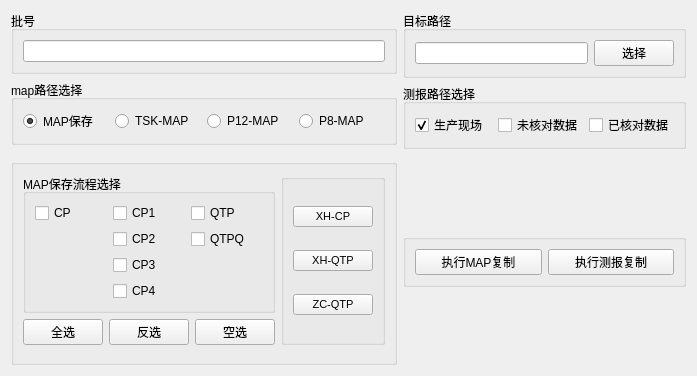
<?xml version="1.0" encoding="UTF-8"?>
<ui version="4.0">
 <class>Widget</class>
 <widget class="QWidget" name="Widget">
  <property name="geometry">
   <rect>
    <x>0</x>
    <y>0</y>
    <width>697</width>
    <height>376</height>
   </rect>
  </property>
  <property name="windowTitle">
   <string>Widget</string>
  </property>
  <layout class="QGridLayout" name="gridLayout_6">
   <item row="0" column="1">
    <layout class="QVBoxLayout" name="verticalLayout_3">
     <item>
      <widget class="QGroupBox" name="groupBox_3">
       <property name="title">
        <string>目标路径</string>
       </property>
       <layout class="QGridLayout" name="gridLayout_7">
        <item row="0" column="0">
         <widget class="QLineEdit" name="editOutPutPath"/>
        </item>
        <item row="0" column="1">
         <widget class="QPushButton" name="pbtnSelectPath">
          <property name="text">
           <string>选择</string>
          </property>
         </widget>
        </item>
       </layout>
      </widget>
     </item>
     <item>
      <widget class="QGroupBox" name="groupBox_8">
       <property name="title">
        <string>测报路径选择</string>
       </property>
       <layout class="QGridLayout" name="gridLayout_3">
        <item row="0" column="0">
         <widget class="QCheckBox" name="chkOperPath">
          <property name="text">
           <string>生产现场</string>
          </property>
          <property name="checked">
           <bool>true</bool>
          </property>
         </widget>
        </item>
        <item row="0" column="2">
         <widget class="QCheckBox" name="chkOperCheckedPath">
          <property name="text">
           <string>已核对数据</string>
          </property>
         </widget>
        </item>
        <item row="0" column="1">
         <widget class="QCheckBox" name="chkOperUncheckedPath">
          <property name="text">
           <string>未核对数据</string>
          </property>
         </widget>
        </item>
       </layout>
      </widget>
     </item>
     <item>
      <spacer name="verticalSpacer">
       <property name="orientation">
        <enum>Qt::Vertical</enum>
       </property>
       <property name="sizeHint" stdset="0">
        <size>
         <width>20</width>
         <height>40</height>
        </size>
       </property>
      </spacer>
     </item>
     <item>
      <widget class="QGroupBox" name="groupBox_7">
       <property name="title">
        <string/>
       </property>
       <layout class="QHBoxLayout" name="horizontalLayout_3">
        <item>
         <widget class="QPushButton" name="btnMapDo">
          <property name="text">
           <string>执行MAP复制</string>
          </property>
         </widget>
        </item>
        <item>
         <widget class="QPushButton" name="btnExcleDo">
          <property name="text">
           <string>执行测报复制</string>
          </property>
         </widget>
        </item>
       </layout>
      </widget>
     </item>
     <item>
      <spacer name="verticalSpacer_2">
       <property name="orientation">
        <enum>Qt::Vertical</enum>
       </property>
       <property name="sizeHint" stdset="0">
        <size>
         <width>20</width>
         <height>40</height>
        </size>
       </property>
      </spacer>
     </item>
    </layout>
   </item>
   <item row="0" column="0">
    <layout class="QVBoxLayout" name="verticalLayout_2">
     <item>
      <widget class="QGroupBox" name="groupBox">
       <property name="title">
        <string>批号</string>
       </property>
       <layout class="QGridLayout" name="gridLayout_2">
        <item row="0" column="0">
         <widget class="QLineEdit" name="editLotId"/>
        </item>
       </layout>
      </widget>
     </item>
     <item>
      <widget class="QGroupBox" name="groupBox_6">
       <property name="title">
        <string>map路径选择</string>
       </property>
       <layout class="QHBoxLayout" name="horizontalLayout_2">
        <item>
         <widget class="QRadioButton" name="rbtnMapSave">
          <property name="text">
           <string>MAP保存</string>
          </property>
          <property name="checked">
           <bool>true</bool>
          </property>
         </widget>
        </item>
        <item>
         <widget class="QRadioButton" name="rbtnTsKMap">
          <property name="text">
           <string>TSK-MAP</string>
          </property>
         </widget>
        </item>
        <item>
         <widget class="QRadioButton" name="rbtnP12Map">
          <property name="text">
           <string>P12-MAP</string>
          </property>
         </widget>
        </item>
        <item>
         <widget class="QRadioButton" name="rbtnP8Map">
          <property name="text">
           <string>P8-MAP</string>
          </property>
         </widget>
        </item>
       </layout>
      </widget>
     </item>
     <item>
      <spacer name="verticalSpacer_4">
       <property name="orientation">
        <enum>Qt::Vertical</enum>
       </property>
       <property name="sizeHint" stdset="0">
        <size>
         <width>20</width>
         <height>40</height>
        </size>
       </property>
      </spacer>
     </item>
     <item>
      <widget class="QGroupBox" name="groupBox_4">
       <property name="title">
        <string/>
       </property>
       <layout class="QGridLayout" name="gridLayout_5">
        <item row="0" column="0">
         <layout class="QVBoxLayout" name="verticalLayout">
          <item>
           <widget class="QGroupBox" name="groupBox_2">
            <property name="title">
             <string>MAP保存流程选择</string>
            </property>
            <layout class="QGridLayout" name="gridLayout_4">
             <item row="0" column="0">
              <widget class="QCheckBox" name="chkBoxCP">
               <property name="text">
                <string>CP</string>
               </property>
              </widget>
             </item>
             <item row="0" column="1">
              <widget class="QCheckBox" name="chkBoxCP1">
               <property name="text">
                <string>CP1</string>
               </property>
              </widget>
             </item>
             <item row="0" column="2">
              <widget class="QCheckBox" name="chkBoxQTP">
               <property name="text">
                <string>QTP</string>
               </property>
              </widget>
             </item>
             <item row="1" column="1">
              <widget class="QCheckBox" name="chkBoxCP2">
               <property name="text">
                <string>CP2</string>
               </property>
              </widget>
             </item>
             <item row="1" column="2">
              <widget class="QCheckBox" name="chkBoxQTPQ">
               <property name="text">
                <string>QTPQ</string>
               </property>
              </widget>
             </item>
             <item row="2" column="1">
              <widget class="QCheckBox" name="chkBoxCP3">
               <property name="text">
                <string>CP3</string>
               </property>
              </widget>
             </item>
             <item row="3" column="1">
              <widget class="QCheckBox" name="chkBoxCP4">
               <property name="text">
                <string>CP4</string>
               </property>
              </widget>
             </item>
            </layout>
           </widget>
          </item>
          <item>
           <layout class="QHBoxLayout" name="horizontalLayout">
            <item>
             <widget class="QPushButton" name="btnAllSelect">
              <property name="text">
               <string>全选</string>
              </property>
             </widget>
            </item>
            <item>
             <widget class="QPushButton" name="btnInvertSelect">
              <property name="text">
               <string>反选</string>
              </property>
             </widget>
            </item>
            <item>
             <widget class="QPushButton" name="btnCancelSelect">
              <property name="text">
               <string>空选</string>
              </property>
             </widget>
            </item>
           </layout>
          </item>
         </layout>
        </item>
        <item row="1" column="0">
         <spacer name="verticalSpacer_5">
          <property name="orientation">
           <enum>Qt::Vertical</enum>
          </property>
          <property name="sizeHint" stdset="0">
           <size>
            <width>20</width>
            <height>40</height>
           </size>
          </property>
         </spacer>
        </item>
        <item row="0" column="1">
         <widget class="QGroupBox" name="groupBox_5">
          <property name="title">
           <string/>
          </property>
          <layout class="QGridLayout" name="gridLayout">
           <item row="1" column="0">
            <widget class="QPushButton" name="btnXHQTP">
             <property name="font">
              <font>
               <pointsize>8</pointsize>
              </font>
             </property>
             <property name="text">
              <string>XH-QTP</string>
             </property>
            </widget>
           </item>
           <item row="2" column="0">
            <widget class="QPushButton" name="btnZCQTP">
             <property name="font">
              <font>
               <pointsize>8</pointsize>
              </font>
             </property>
             <property name="text">
              <string>ZC-QTP</string>
             </property>
            </widget>
           </item>
           <item row="0" column="0">
            <widget class="QPushButton" name="btnXHCP">
             <property name="font">
              <font>
               <pointsize>8</pointsize>
              </font>
             </property>
             <property name="text">
              <string>XH-CP</string>
             </property>
            </widget>
           </item>
          </layout>
         </widget>
        </item>
       </layout>
      </widget>
     </item>
    </layout>
   </item>
  </layout>
 </widget>
 <resources/>
 <connections/>
</ui>
